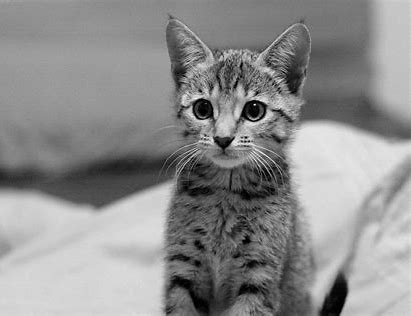
#> input picture Section 8- Canny Edge Detection/cat.jpg, 411 x 316 px
$ jupyter execute 'Canny Edge Detector.ipynb'
#> lines starting #> are read from the running program, lines starting #| are printed output that depends on the picture; after the words box and inside, x2 and y2 are one past the last pixel; in counts of white or black regions, pixels touching at a corner belong together
# snapshot

[cell 1]
import cv2
import matplotlib.pyplot as plt
import numpy as np

[cell 2]
imPth = r'cat.jpg'
img = plt.imread(imPth)
#> img is the input picture: shape (316, 411, 3); min 0, max 255, mean 141.8

[cell 3]
plt.imshow(img,cmap='gray')

[cell 4]
E = cv2.Canny(img,250,300)
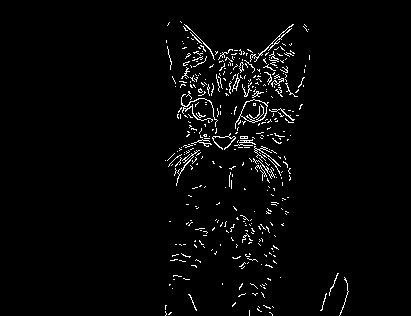
#> E: shape (316, 411); 2.6% white in thin lines or dots, all inside (x1, y1, x2, y2) = (165, 21, 349, 316)

[cell 5]
plt.subplot(121)
plt.imshow(img,cmap='gray')
plt.axis('off')
plt.subplot(122)
plt.imshow(E,cmap='gray')
plt.axis('off')
plt.show()
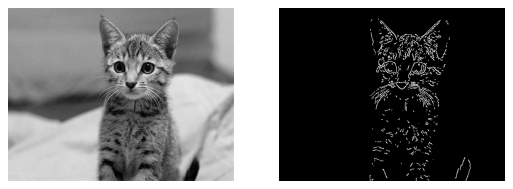
#> figure drawn by matplotlib, 2 panels

[cell 6]
im = r'albert-einstein_gray.jpg'
albert = plt.imread(im)
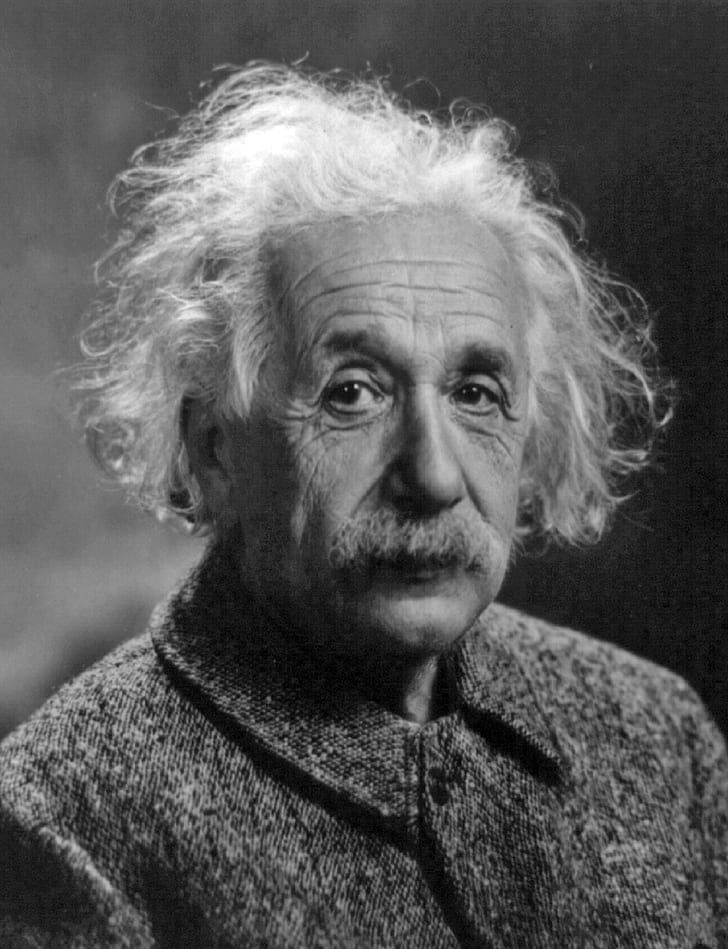
#> input picture Section 8- Canny Edge Detection/albert-einstein_gray.jpg, 728 x 949 px
#> albert is the input picture: shape (949, 728); min 0, max 255, mean 89.4

[cell 7]
A = cv2.Canny(albert,90,110)
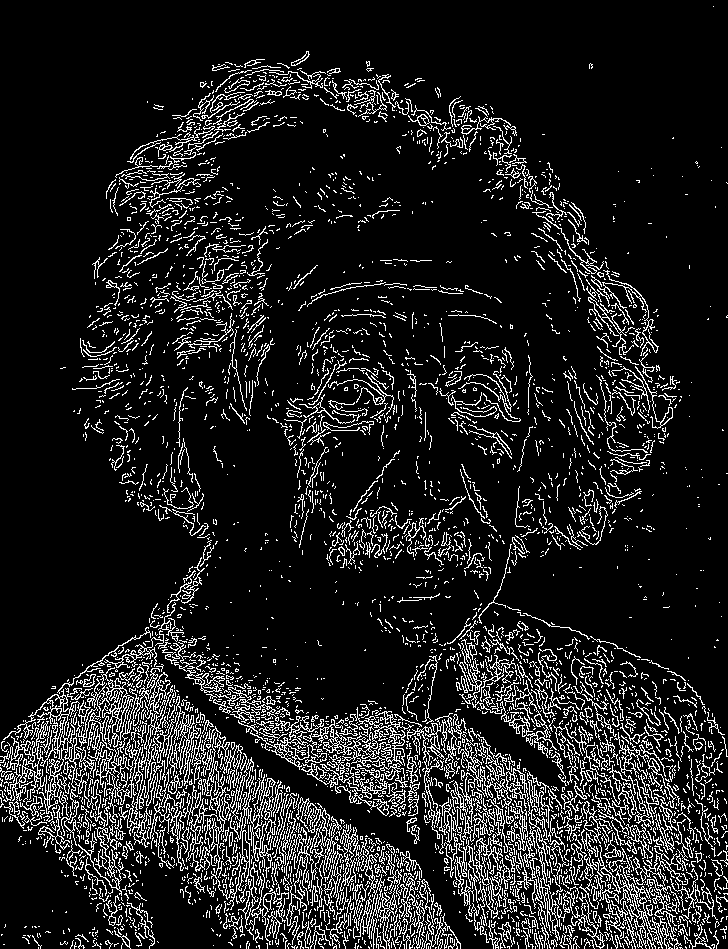
#> A: shape (949, 728); 12.1% white in thin lines or dots

[cell 8]
plt.subplot(121)
plt.imshow(albert,cmap='gray')
plt.axis('off')
plt.subplot(122)
plt.imshow(A,cmap='gray')
plt.axis('off')
plt.show()
